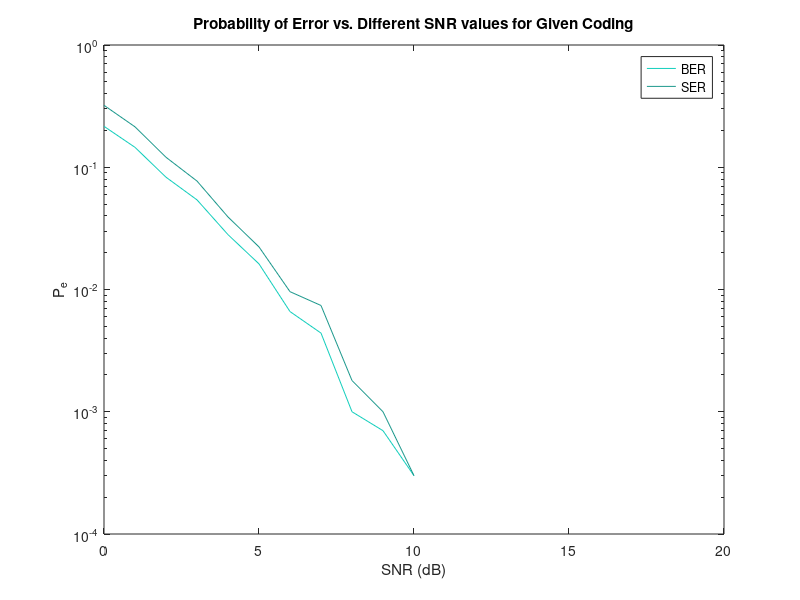

The MATLAB script that drew this image: (Note: this script raises an error after producing the figure.)
%% Part a

clc
clear
close all

numOfBits = 10^4;
bitsRef = [0 0 0 0; 0 0 0 1; 0 0 1 0; 0 0 1 1; 0 1 0 0; 0 1 0 1; 0 1 1 0; 0 1 1 1; 1 0 0 0; 1 0 0 1; 1 0 1 0; 1 0 1 1; 1 1 0 0; 1 1 0 1; 1 1 1 0; 1 1 1 1];
symbolsRef = [0 0 0 0;0 1 1 2;0 2 3 1;0 3 2 3;1 0 2 1;1 1 3 3;1 2 1 0;1 3 0 2;2 0 1 3;2 1 0 1;2 2 2 2;2 3 3 0;3 0 3 2;3 1 2 0;3 2 0 3;3 3 1 1];

%Creating random 0 and 1 bits:
bits = randi([0,1], [numOfBits,4]);

%Creating coded symbols:
codedSymbols = zeros(numOfBits, 4);

for i=1:numOfBits
    bitBlock = bi2de(bits(i,:), 'left-msb');
    codedSymbols(i,:) = symbolsRef(bitBlock+1,:);
end

%Creating modulated symbols with QPSK mudolation: 0->1, 1->j, 2->-1, 3->-j 
modulatedSymbols = exp(1i*pi*codedSymbols/2);

%Modulating refrence symbols:
modulatedSymbolsRef = exp(1i*pi*symbolsRef/2);

%Creating fading gains:
hMean = 0;
hSD = sqrt(1/2);
h = normrnd(hMean, hSD, [4*numOfBits,4]) + 1i * normrnd(hMean, hSD, [4*numOfBits,4]);

%Modulated symbols go through fading gain:
fadedSymbols = zeros(numOfBits,4);
for i=1:numOfBits
    fadedSymbols(i,:) =  modulatedSymbols(i,:) * h(4*i-3:4*i,:).';
end

%%%-----------------------------------------------Finding Probability of Error----------------------------------------%%%

%Finding Different SNRs:
SNRdB = 0:20;
SNR = 10 .^ (SNRdB/10);

pBitErrorFadedA = zeros(length(SNR), 1);
pSymbolErrorFaded = zeros(length(SNR), 1);

for i=1:length(SNR)
    
    %Creating AWGN noise:
    noiseMean = 0;
    noiseSD = sqrt(1/(1*SNR(i)));
    noise = normrnd(noiseMean, noiseSD, [numOfBits,4]) + 1i * normrnd(noiseMean, noiseSD, [numOfBits,4]);
    
    %Faded signals go through AWGN channel:
    fadedY = fadedSymbols + noise;
    
    %Using ML
    detectedFadedBits = zeros(numOfBits,4);
    detectedFadedSymbols = zeros(numOfBits,4);
    
    for j=1:numOfBits
      minDistFaded = inf;
      
      for k=1:16
          %Modulated refreces go through fading:
          fadedRef = modulatedSymbolsRef(k,:) * h(4*j-3:4*j,:).';
          
          %Finding argmin:
          distFaded = norm(fadedY(j,:) - fadedRef);
          
          if distFaded < minDistFaded
              minDistFaded = distFaded;
              fadedSymbolIndex = k;
          end
      end
      detectedFadedBits(j,:) = bitsRef(fadedSymbolIndex,:);
      detectedFadedSymbols(j,:) = symbolsRef(fadedSymbolIndex,:);
    end 
    pBitErrorFadedA(i,1) = nnz(bits - detectedFadedBits)/numOfBits;
    pSymbolErrorFaded(i,1) = nnz(codedSymbols - detectedFadedSymbols)/numOfBits;
end

figure 
semilogy(SNRdB, (pBitErrorFadedA), 'Color', [19/255, 206/255, 188/255]);
hold on
semilogy(SNRdB, (pSymbolErrorFaded), 'Color', [28/255, 152/255, 140/255]);
hold off
xlabel('SNR (dB)');
ylabel('P_e');
xlim([0 20]);
legend('BER', 'SER');
title("Probability of Error vs. Different SNR values for Given Coding");

%Diversity Order:
for i=length(pSymbolErrorFaded):-1:1
   if pSymbolErrorFaded(i) ~= 0 && pSymbolErrorFaded(i-1) ~= 0 && pSymbolErrorFaded(i) ~= pSymbolErrorFaded(i-1)
      index = i;
      break
   end
end
%%
LPlot = (abs(10*log10(pSymbolErrorFaded(index)) - 10*log10(pSymbolErrorFaded(index-1))));
fprintf('Diversity order from performance curve is %f \n ',LPlot); 

save('BER_PartA.mat', 'pBitErrorFadedA');
save('Bits.mat', 'bits');
save('Channel Matrix.mat', 'h');

%% Part b:

clc
clear 
close all

numOfBits = 10^4;

%Loading Created Bits:
load('Bits.mat');

%Creating Refrence Bits:
totalBits = decimalToBinaryVector(0:255);
symbolsRef = zeros(256,4);

for i=1:256
   for j=1:2:8
       symbolsRef(i,ceil(j/2)) = bi2de(totalBits(i,j:j+1), 'left-msb');
   end
end

%Creating coded symbols:
codedSymbols = zeros(numOfBits, 4);

for i=1:numOfBits
    bitBlock = bi2de(bits(i,:), 'left-msb');
    codedSymbols(i,:) = symbolsRef(bitBlock+1,:);
end

%Creating modulated symbols with QPSK mudolation: 0->1, 1->j, 2->-1, 3->-j 
modulatedSymbols = exp(1i*pi*codedSymbols/2);

%Modulating refrence symbols:
modulatedSymbolsRef1 = exp(1i*pi*symbolsRef/2);
modulatedSymbolsRef2 = [-conj(modulatedSymbolsRef1(:,2)) conj(modulatedSymbolsRef1(:,1)) -conj(modulatedSymbolsRef1(:,4)) conj(modulatedSymbolsRef1(:,3))]; 

%Alamouti Sent Symbols:
modulatedSentSymbol1 = modulatedSymbols;
modulatedSentSymbol2 = [-conj(modulatedSymbols(:,2)) conj(modulatedSymbols(:,1)) -conj(modulatedSymbols(:,4)) conj(modulatedSymbols(:,3))]; 

%Loading fading gains:
load('Channel Matrix.mat');

%Modulated symbols go through fading gain:
fadedSymbols1 = zeros(numOfBits,4);
fadedSymbols2 = zeros(numOfBits,4);

for j=1:numOfBits
    fadedSymbols1(j,:) = modulatedSentSymbol1(j,:) * h(4*j-3:4*j,:).';
    fadedSymbols2(j,:) = modulatedSentSymbol2(j,:) * h(4*j-3:4*j,:).';
end
    

%%%-----------------------------------------------Finding Probability of Error----------------------------------------%%%

%Finding Different SNRs:
SNRdB = 0:20;
SNR = 10 .^ (SNRdB/10);

pSymbolErrorFaded = zeros(length(SNR), 1);
for i=1:length(SNR)
    
    %Creating AWGN noise:
    noiseMean = 0;
    noiseSD = sqrt(1/(1*SNR(i)));
    noise1 = normrnd(noiseMean, noiseSD, [numOfBits,4]) + 1i * normrnd(noiseMean, noiseSD, [numOfBits,4]);
    noise2 = normrnd(noiseMean, noiseSD, [numOfBits,4]) + 1i * normrnd(noiseMean, noiseSD, [numOfBits,4]);
    
    
    %Faded signals go through AWGN channel:
    fadedY1 = fadedSymbols1 + noise1;
    fadedY2 = fadedSymbols2 + noise2;
    
    %Using ML
    detectedFadedSymbols = zeros(numOfBits,4);
    
    for j=1:numOfBits
      minDistFaded = inf;
      
      for k=1:256
          %Modulated refreces go through fading:
          fadedRef1 = modulatedSymbolsRef1(k,:) * h(4*j-3:4*j,:).';
          fadedRef2 = modulatedSymbolsRef2(k,:) * h(4*j-3:4*j,:).';
          
          %Finding argmin:
          distFaded = sqrt(norm(fadedY1(j,:) - fadedRef1)^2 + norm(fadedY2(j,:) - fadedRef2)^2);
          
          
          if distFaded < minDistFaded
              minDistFaded = distFaded;
              fadedSymbolIndex = k;
          end
      end
      detectedFadedSymbols(j,:) = symbolsRef(fadedSymbolIndex,:);
    end 
    pSymbolErrorFaded(i,1) = nnz(codedSymbols - detectedFadedSymbols)/numOfBits;
end

figure 
semilogy(SNRdB, pSymbolErrorFaded/2, 'Color', [19/255, 206/255, 188/255]);
xlabel('SNR (dB)');
ylabel('BER');
xlim([0 20]);
title("Probability of Error Bit vs. SNR for Alamouti");

%Diversity Order:

for i=length(pSymbolErrorFaded):-1:1
   if pSymbolErrorFaded(i) ~= 0 && pSymbolErrorFaded(i-1) ~= 0 && pSymbolErrorFaded(i) ~= pSymbolErrorFaded(i-1)
      index = i;
      break
   end
end

LPlot = (abs(10*log10(pSymbolErrorFaded(index)) - 10*log10(pSymbolErrorFaded(index-1))));
fprintf('Diversity order from performance curve is %f \n ',LPlot); 

pBitErrorFadedB = pSymbolErrorFaded/2;
save('BER_PartB.mat', 'pBitErrorFadedB');

%% Part c:


clc
clear 
close all

numOfBits = 10^4;
symbolsRef = [-3-3i; -3-i; -3+3i; -3+i; -1-3i; -1-i; 1+3i; 1+i; 3-3i; 3-i; 3+3i; 3+i; 1-3i; 1-i; 1+3i; 1+i];

%Loading Created Bits:
load('Bits.mat');

%Created bits are modulated 16-QAM mudolation:
modulatedSymbols = zeros(numOfBits, 1);

for i=1:numOfBits
    bitBlock = bi2de(bits(i,:), 'left-msb');
    modulatedSymbols(i,1) = symbolsRef(bitBlock+1,1);
end

%Loading fading gains:
load('Channel Matrix.mat');

%SVD:
U = zeros(4*numOfBits,4);
sigmaMax = zeros(numOfBits,1);

for i=1:numOfBits
   [u, s, v] = svd(h(4*i-3:4*i,:));
   U(4*i-3:4*i,:) = u;
   sigmaMax(i,1) = s(1,1);
end

%%%-----------------------------------------------Finding Probability of Error----------------------------------------%%%

%Finding Different SNRs:
SNRdB = 0:20;
SNR = 10 .^ (SNRdB/10);

pSymbolErrorFaded = zeros(length(SNR), 1);
for i=1:length(SNR)
    
    %Creating AWGN noise:
    noiseMean = 0;
    noiseSD = sqrt(1/(1*SNR(i)));
    noise = normrnd(noiseMean, noiseSD, [4,numOfBits]) + 1i * normrnd(noiseMean, noiseSD, [4,numOfBits]);
    
    %Modulated symbols go through fading gain and AWGN channel:
    fadedSymbols = zeros(numOfBits,1);
    for j=1:numOfBits
        noiseTilda = U(4*j-3:4*j,:)' * noise(:,j);
        fadedSymbols(j,:) =  modulatedSymbols(j,1) * sigmaMax(j) + noiseTilda(1);
    end
    
    %Using ML
    detectedFadedSymbols = zeros(numOfBits,1);
    
    for j=1:numOfBits
      minDistFaded = inf;
      
      for k=1:16
          %Modulated refreces go through fading:
          fadedRef = sigmaMax(j) * symbolsRef(k,1);
          
          %Finding argmin:
          distFaded = norm(fadedSymbols(j,1) - fadedRef);
          
          if distFaded < minDistFaded
              minDistFaded = distFaded;
              fadedSymbolIndex = k;
          end
          
      end
      detectedFadedSymbols(j,1) = symbolsRef(fadedSymbolIndex,1);
    end 
    pSymbolErrorFaded(i,1) = nnz(modulatedSymbols - detectedFadedSymbols)/numOfBits;
end

figure 
semilogy(SNRdB, pSymbolErrorFaded/4, 'Color', [19/255, 206/255, 188/255]);
xlabel('SNR (dB)');
ylabel('BER');
xlim([0 20]);
title("Probability of Error Bit vs. SNR Using BeamForming in TX and RX");

for i=length(pSymbolErrorFaded):-1:1
   if pSymbolErrorFaded(i) ~= 0 && pSymbolErrorFaded(i-1) ~= 0 && pSymbolErrorFaded(i) ~= pSymbolErrorFaded(i-1)
      index = i;
      break
   end
end

LPlot = (abs(10*log10(pSymbolErrorFaded(index)) - 10*log10(pSymbolErrorFaded(index-1))));
fprintf('Diversity order from performance curve is %f \n ',LPlot); 

pBitErrorFadedC = pSymbolErrorFaded/4;
save('BER_PartC.mat', 'pBitErrorFadedC');

%%
load('BER_PartA.mat');
load('BER_PartB.mat');
load('BER_PartC.mat');

figure 
semilogy(SNRdB, pBitErrorFadedA);
hold on
semilogy(SNRdB, pBitErrorFadedB);
semilogy(SNRdB, pBitErrorFadedC);
xlabel('SNR (dB)');
ylabel('BER');
xlim([0 20]);
legend('BER Part a', 'BER Part b', 'BER Part c')
